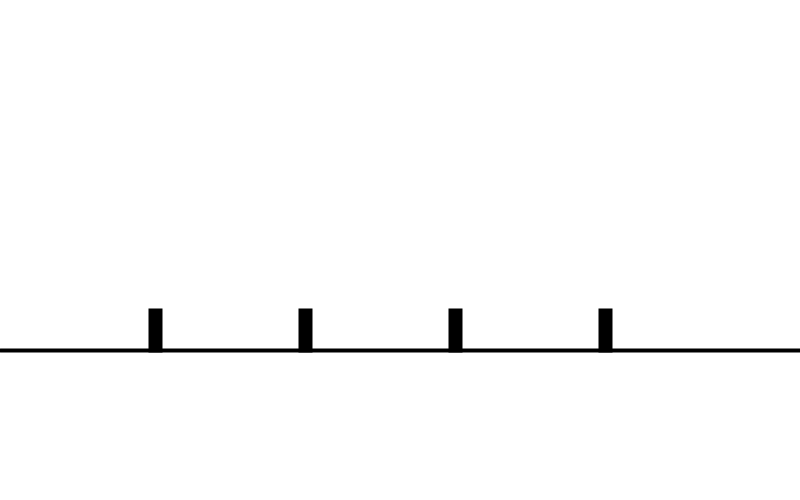
Frame 1 (no input)
Frame 60 (the mouse pressed at the canvas centre just before this capture): identical to frame 1, image omitted
Frame 120 (the mouse held since frame 60 and released just before this capture): identical to frame 1, image omitted

The Processing sketch that drew this single still picture (run headless with seeded random() and noise(); from frame 60 on, the mouse is pressed at the canvas centre):

// Processing sketch: Dino
// ── Dino.pde
int strokeWeight = 4;
float groundoff = 150;
float hurdleX = 150;
float hurdleHeight = 40;
float w = 800;
float h = 500;
float angle = 0.0;
boolean pressed = false;

void setup() {
  size(800, 500);
  ellipseMode(CENTER);
}

void drawHurdle(float x, float y, float h) {
 strokeWeight(strokeWeight);
 fill(0);
 rect(x, y-h, 10, h);
}


void draw() {
 // float y3 = offset + sin(angle + 0.8) * scalar;
  background(255,255,255);
  stroke(0);
  strokeWeight(strokeWeight);
  
  line(0, h-groundoff, 800, h - groundoff);
  if(!pressed && keyPressed) {
    pressed = true;
  }
   if(pressed) {
    if(angle > 3.14) { pressed = false; angle =0 ;}
    float gg = groundoff + sin(angle)* 80;
    float go = h - gg;
    drawHurdle(hurdleX, go, hurdleHeight);
    drawHurdle(hurdleX + 150, go, hurdleHeight);
    drawHurdle(hurdleX + 300, go, hurdleHeight);
    drawHurdle(hurdleX + 450, go, hurdleHeight);
    angle += 0.06;
   } else {
     float gg = groundoff;
     float go = h - gg;
    drawHurdle(hurdleX, go, hurdleHeight);
    drawHurdle(hurdleX + 150, go, hurdleHeight);
    drawHurdle(hurdleX + 300, go, hurdleHeight);
    drawHurdle(hurdleX + 450, go, hurdleHeight);
   }
}
